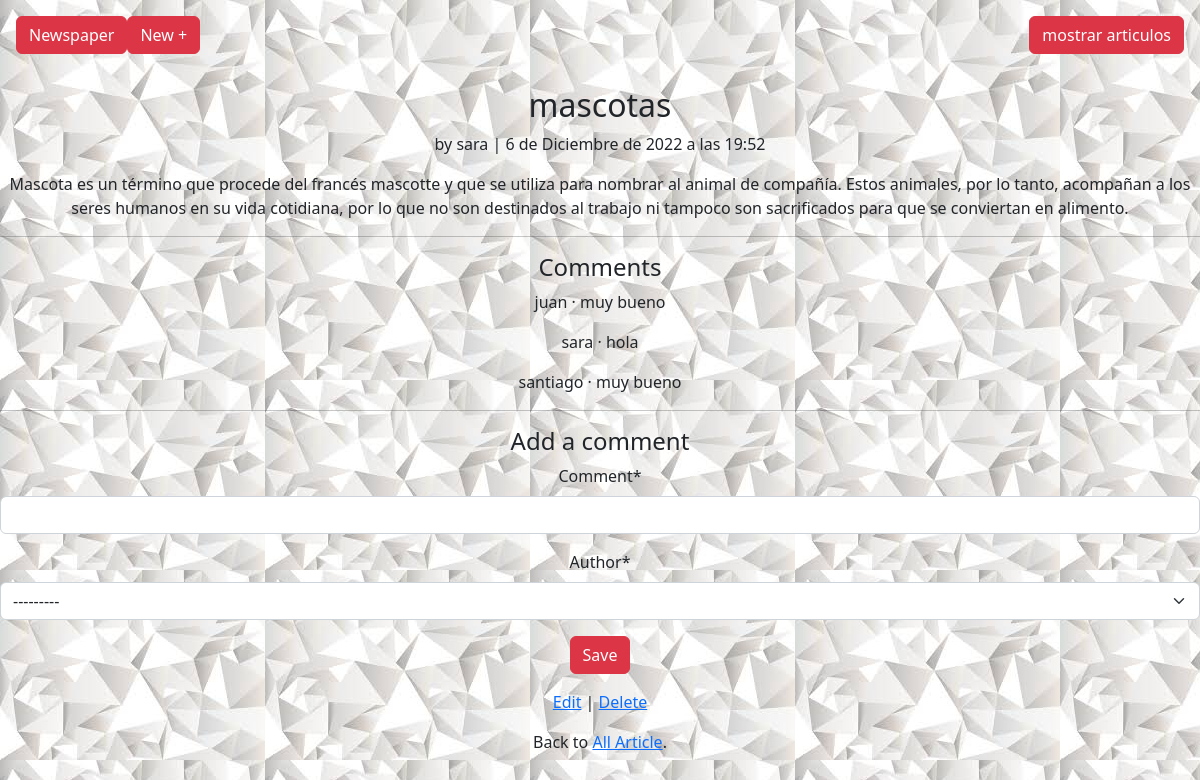
Screenshot of /articles/15/ (signed in) with the database file from the repository.
### articles/models.py (models this page shows, shortened)
class Article(models.Model):
    title = models.CharField(max_length=255)
    body = models.TextField()
    date = models.DateTimeField(auto_now_add=True)
    author = models.ForeignKey(settings.AUTH_USER_MODEL,
                                on_delete= models.CASCADE,)

class Comment(models.Model):
    article = models.ForeignKey(Article, on_delete=models.CASCADE,)
    comment= models.CharField(
        max_length=140
    )
    author = models.ForeignKey(settings.AUTH_USER_MODEL,
                                on_delete=models.CASCADE,
                                )
    def __str__(self):
        return self.comment

### accounts/models.py (models this page shows)
class CustomUser(AbstractUser):
    age = models.PositiveIntegerField(null=True, blank=True)

### articles/views.py (the view, shortened to what this page needs)
# urls.py: path("<int:pk>/",ArticleDetailView.as_view(),
class ArticleDetailView(LoginRequiredMixin, DetailView):
    def get(self, request, *args, **kwargs):
        view = CommentGet.as_view()
        return view(request, *args, **kwargs)

### articles/forms.py
class CommentForm(forms.ModelForm):
    class Meta:
        model = Comment
        fields = ("comment", "author")

### articles/views.py (called while the page is built)
    def  get_context_data(self, **kwargs):
        context = super().get_context_data(**kwargs)
        context['form'] = CommentForm()
        return context

### templates/article_detail.html (shortened to what this page needs)
{% extends "base.html" %}
{% load crispy_forms_tags %}
{% block content %}
    <div class="article-entry">
        <h2>{{ object.title}}</h2>
        <p>by {{ object.author }} | {{ object.date }}</p>
        <p> {{ object.body }}</p>
    </div>
    <hr>
    <h4>Comments</h4>
    {% for comment in article.comment_set.all %}
        <p>{{ comment.author}} &middot; {{ comment }}</p>
    {% endfor %}
    <hr>
    <h4> Add a comment </h4>
    <form action="" method="post">
        {{ form|crispy }}
        <button class="btn btn-danger ml-2" type="submit">Save</button>
    </form>
    <p ><a href="{% url 'article_edit' article.pk %}">Edit</a> |
    <a href="{% url 'article_delete' article.pk %}">Delete</a></p>
    <p>Back to <a href="{% url 'article_list' %}">All Article</a>.</p>
{% endblock content %}

### static/css/diseño.css (style rules this page uses)
body { background-image: url('../img/blanco.jfif'); }

### rows the page displays
Article: title "mascotas", author "sara", date "6 de Diciembre de 2022 a las 19:52", body "Mascota es un término que procede del francés mascotte y que se utiliza para nombrar al animal de compañía. Estos animales, por lo tanto, acompañan a los seres humanos en su vida cotidiana, por lo que no son destinados al trabajo ni tampoco son sacrificados para que se conviertan en alimento."
Comment: author "juan", comment "muy bueno"
Comment: author "sara", comment "hola"
Comment: author "santiago", comment "muy bueno"
